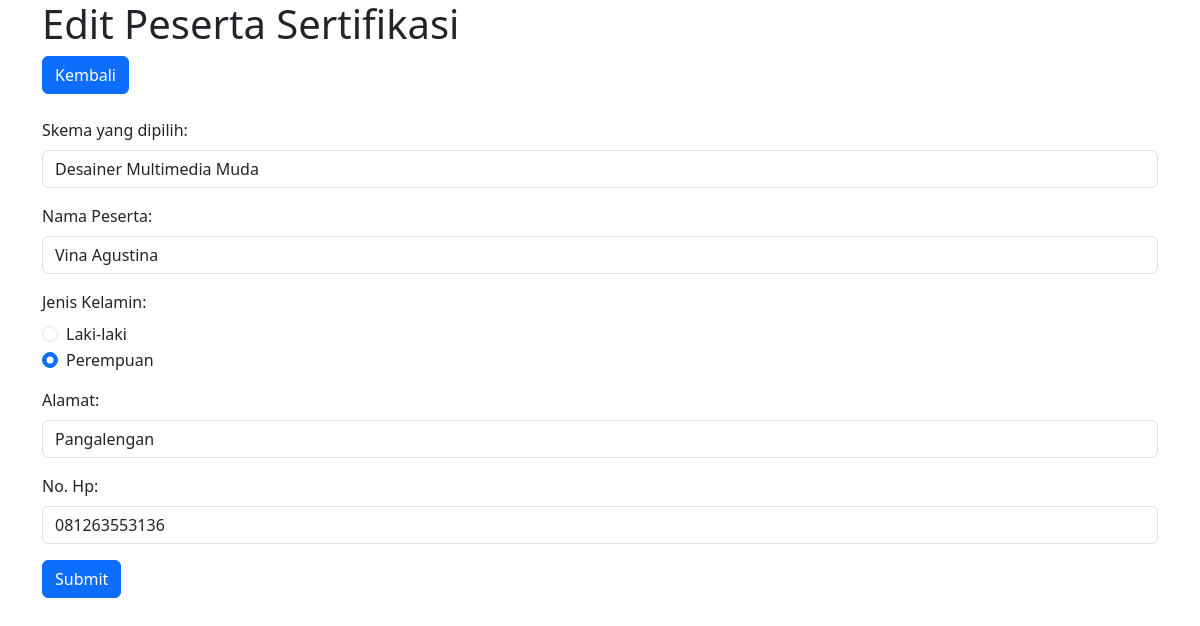
Screenshot of /edit_peserta.php?id=8 with the database file from the repository.
### tables this page shows
CREATE TABLE `tb_peserta` (
  `Id_peserta` int(16) NOT NULL,
  `Kd_skema` varchar(16) NOT NULL,
  `Nm_peserta` varchar(255) NOT NULL,
  `Jekel` varchar(16) NOT NULL,
  `Alamat` varchar(255) NOT NULL,
  `No_hp` varchar(16) NOT NULL
);

### edit_peserta.php (the view, shortened to what this page needs)
<!doctype html>
<html lang="en">
  <head>
    <link href="https://cdn.jsdelivr.net/npm/bootstrap@5.3.2/dist/css/bootstrap.min.css" rel="stylesheet">
  </head>
  <body>
    <?php
    include "koneksi.php";
    $sql = mysqli_query($koneksi, "SELECT * FROM tb_peserta WHERE Id_peserta = '$_GET[id]'") or die(mysqli_errno($Koneksi));
    $data = mysqli_fetch_array($sql);
    $query = "SELECT Kd_skema, Nm_skema FROM tb_skema";
    $Kode_skema = mysqli_query($koneksi, $query);
    function is_selected($data, $current_option){
      return $data === $current_option? 'selected' : '';
    }
    ?>
    <form action="edit_peserta_proses.php" name="edit_peserta" method="POST">
    <div class="container">
            <h1>Edit Peserta Sertifikasi</h1>
            <a href="index.php" style="margin-right: 10px;"><button type="button" class="btn btn-primary">Kembali</button></a>
            <br><br>
            <div class="mb-3">
                <label for="Kode_skema" class="form-label">Skema yang dipilih: </label>
                <select name="kode_skema" id="kode_skema" class="form-control">
                <?php
                while ($row = mysqli_fetch_assoc($Kode_skema)) {
                  $selected = is_selected($data['Kd_skema'], $row['Kd_skema']);
                  echo "<option value='" . $row['Kd_skema'] . "' $selected>" . $row['Nm_skema'] . "</option>";
                  }
                  ?>
                </select>
            </div>
            <div class="mb-3">
                <label for="nama_peserta" class="form-label">Nama Peserta: </label>
                <input type="text" class="form-control" name="nama_peserta" value="<?php echo $data['Nm_peserta']; ?>">
            </div>
            <div class="mb-3">
                <label for="jekel" class="form-label">Jenis Kelamin: </label>
                <br>
                <div class="form-check">
                    <input class="form-check-input" type="radio" name="jekel" id="exampleRadios1" value="Laki-laki" <?php echo $data['Jekel'] === 'Laki-laki' ? 'checked' : '';?>>
                    <label class="form-check-label" for="exampleRadios1">
                        Laki-laki
                    </label>
                </div>
                <div class="form-check">
                    <input class="form-check-input" type="radio" name="jekel" id="exampleRadios2" value="Perempuan" <?php echo $data['Jekel'] === 'Perempuan' ? 'checked' : '';?>>
                    <label class="form-check-label" for="exampleRadios2">
                        Perempuan
                    </label>
                </div>
            </div>
            <div class="mb-3">
                <label for="alamat" class="form-label">Alamat: </label>
                <input type="text" class="form-control" name="alamat" value="<?php echo $data['Alamat']; ?>">
            </div>
            <div class="mb-3">
                <label for="telepon" class="form-label">No. Hp: </label>
                <input type="tel" class="form-control" name="telepon" value="<?php echo $data['No_hp']; ?>">
            </div>
            <button type="submit" name="tambah_peserta" class="btn btn-primary">Submit</button>
        </div>
    </form>
  </body>
</html>

### rows the page displays
tb_peserta: nama_peserta "Vina Agustina", Jekel "☐ Laki-laki", Jekel "☑ Perempuan", alamat "Pangalengan", telepon "081263553136"

### other values shown
form field kode_skema "Desainer Multimedia Muda"
